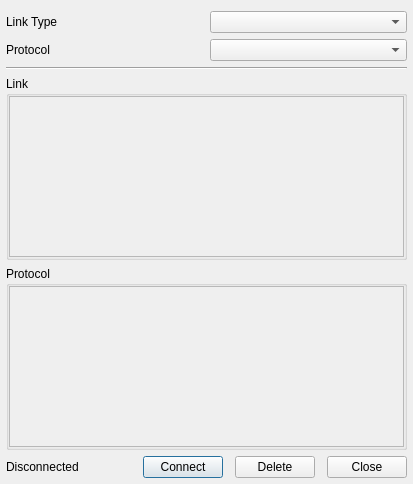
<?xml version="1.0" encoding="UTF-8"?>
<ui version="4.0">
 <class>commSettings</class>
 <widget class="QWidget" name="commSettings">
  <property name="geometry">
   <rect>
    <x>0</x>
    <y>0</y>
    <width>413</width>
    <height>484</height>
   </rect>
  </property>
  <property name="windowTitle">
   <string>Form</string>
  </property>
  <layout class="QGridLayout" name="gridLayout_2" rowstretch="1,1,1,100,100,1">
   <property name="margin">
    <number>6</number>
   </property>
   <property name="spacing">
    <number>6</number>
   </property>
   <item row="0" column="0">
    <spacer name="verticalSpacer">
     <property name="orientation">
      <enum>Qt::Vertical</enum>
     </property>
     <property name="sizeType">
      <enum>QSizePolicy::Fixed</enum>
     </property>
     <property name="sizeHint" stdset="0">
      <size>
       <width>5</width>
       <height>5</height>
      </size>
     </property>
    </spacer>
   </item>
   <item row="1" column="0" colspan="2">
    <layout class="QGridLayout" name="gridLayout">
     <item row="0" column="0">
      <widget class="QLabel" name="label">
       <property name="text">
        <string>Link Type</string>
       </property>
      </widget>
     </item>
     <item row="0" column="1">
      <widget class="QComboBox" name="linkType"/>
     </item>
     <item row="1" column="0">
      <widget class="QLabel" name="label_5">
       <property name="text">
        <string>Protocol</string>
       </property>
      </widget>
     </item>
     <item row="1" column="1">
      <widget class="QComboBox" name="connectionType">
       <property name="currentIndex">
        <number>-1</number>
       </property>
      </widget>
     </item>
    </layout>
   </item>
   <item row="2" column="0" colspan="2">
    <widget class="Line" name="line">
     <property name="orientation">
      <enum>Qt::Horizontal</enum>
     </property>
    </widget>
   </item>
   <item row="3" column="0" colspan="2">
    <widget class="QGroupBox" name="linkGroupBox">
     <property name="title">
      <string>Link</string>
     </property>
     <layout class="QHBoxLayout" name="horizontalLayout_2">
      <property name="spacing">
       <number>0</number>
      </property>
      <property name="margin">
       <number>0</number>
      </property>
      <item>
       <widget class="QScrollArea" name="linkScrollArea">
        <property name="widgetResizable">
         <bool>true</bool>
        </property>
        <widget class="QWidget" name="scrollAreaWidgetContents">
         <property name="geometry">
          <rect>
           <x>0</x>
           <y>0</y>
           <width>397</width>
           <height>164</height>
          </rect>
         </property>
        </widget>
       </widget>
      </item>
     </layout>
    </widget>
   </item>
   <item row="4" column="0" colspan="2">
    <widget class="QGroupBox" name="protocolGroupBox">
     <property name="title">
      <string>Protocol</string>
     </property>
     <layout class="QHBoxLayout" name="horizontalLayout_3">
      <property name="spacing">
       <number>0</number>
      </property>
      <property name="margin">
       <number>0</number>
      </property>
      <item>
       <widget class="QScrollArea" name="protocolScrollArea">
        <property name="widgetResizable">
         <bool>true</bool>
        </property>
        <widget class="QWidget" name="scrollAreaWidgetContents_2">
         <property name="geometry">
          <rect>
           <x>0</x>
           <y>0</y>
           <width>397</width>
           <height>163</height>
          </rect>
         </property>
        </widget>
       </widget>
      </item>
     </layout>
    </widget>
   </item>
   <item row="5" column="0">
    <widget class="QLabel" name="connectionStatusLabel">
     <property name="sizePolicy">
      <sizepolicy hsizetype="Minimum" vsizetype="Minimum">
       <horstretch>0</horstretch>
       <verstretch>0</verstretch>
      </sizepolicy>
     </property>
     <property name="text">
      <string>Disconnected</string>
     </property>
    </widget>
   </item>
   <item row="5" column="1">
    <layout class="QHBoxLayout" name="horizontalLayout">
     <property name="spacing">
      <number>12</number>
     </property>
     <property name="sizeConstraint">
      <enum>QLayout::SetDefaultConstraint</enum>
     </property>
     <item>
      <widget class="QPushButton" name="connectButton">
       <property name="text">
        <string>Connect</string>
       </property>
       <property name="checkable">
        <bool>false</bool>
       </property>
       <property name="default">
        <bool>true</bool>
       </property>
      </widget>
     </item>
     <item>
      <widget class="QPushButton" name="deleteButton">
       <property name="text">
        <string>Delete</string>
       </property>
      </widget>
     </item>
     <item>
      <widget class="QPushButton" name="closeButton">
       <property name="text">
        <string>Close</string>
       </property>
       <property name="default">
        <bool>false</bool>
       </property>
      </widget>
     </item>
    </layout>
   </item>
  </layout>
  <action name="actionDelete">
   <property name="text">
    <string>Delete</string>
   </property>
   <property name="toolTip">
    <string>Delete this link</string>
   </property>
  </action>
  <action name="actionConnect">
   <property name="text">
    <string>Connect</string>
   </property>
   <property name="toolTip">
    <string>Connect this link</string>
   </property>
  </action>
  <action name="actionClose">
   <property name="text">
    <string>Close</string>
   </property>
   <property name="toolTip">
    <string>Close the configuration window</string>
   </property>
  </action>
 </widget>
 <resources/>
 <connections>
  <connection>
   <sender>actionClose</sender>
   <signal>triggered()</signal>
   <receiver>commSettings</receiver>
   <slot>close()</slot>
   <hints>
    <hint type="sourcelabel">
     <x>-1</x>
     <y>-1</y>
    </hint>
    <hint type="destinationlabel">
     <x>224</x>
     <y>195</y>
    </hint>
   </hints>
  </connection>
 </connections>
</ui>
